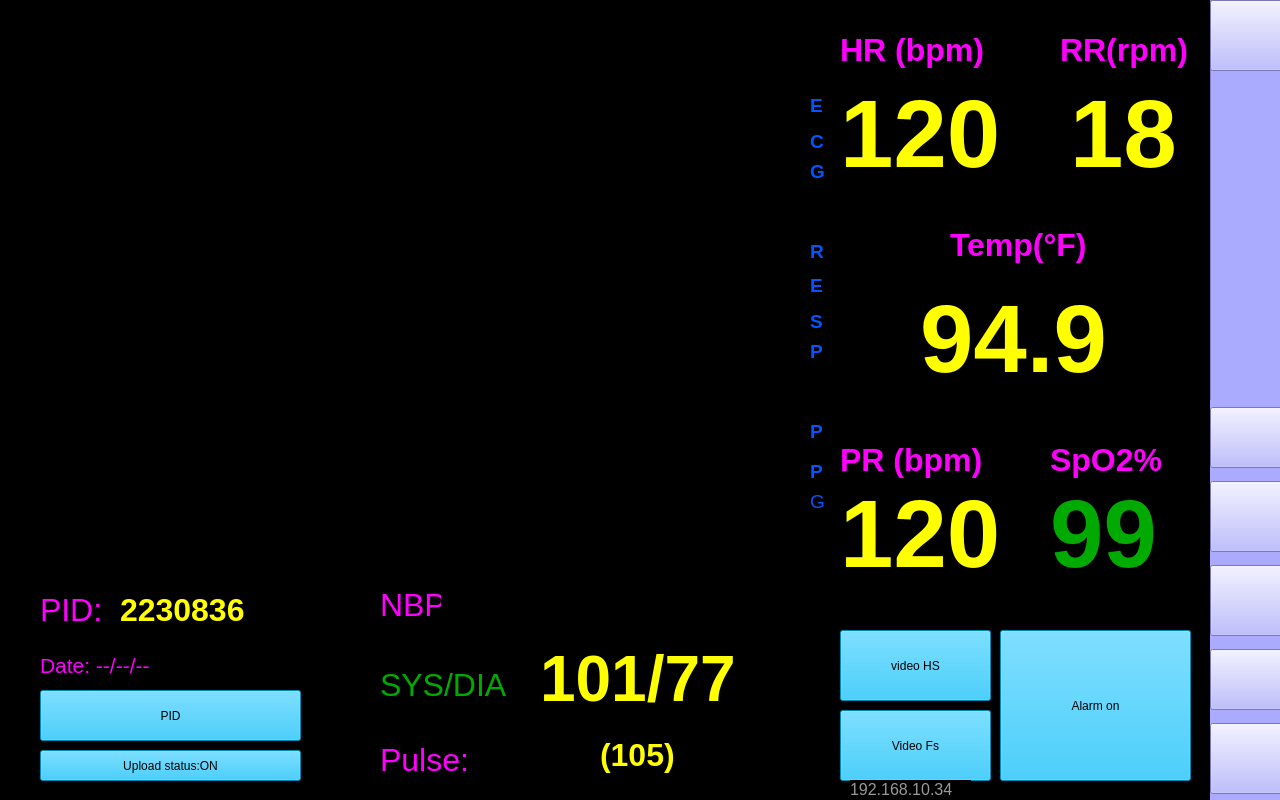
 <widget class="QWidget" name="Form">
  <property name="geometry">
   <rect>
    <x>0</x>
    <y>0</y>
    <width>1280</width>
    <height>800</height>
   </rect>
  </property>
  <property name="windowTitle">
   <string>Form</string>
  </property>
  <property name="styleSheet">
   <string notr="true">background-color:Black;</string>
  </property>
  <widget class="QFrame" name="frame">
   <property name="geometry">
    <rect>
     <x>20</x>
     <y>50</y>
     <width>781</width>
     <height>151</height>
    </rect>
   </property>
   <property name="frameShape">
    <enum>QFrame::StyledPanel</enum>
   </property>
   <property name="frameShadow">
    <enum>QFrame::Raised</enum>
   </property>
  </widget>
  <widget class="QLabel" name="label">
   <property name="geometry">
    <rect>
     <x>840</x>
     <y>20</y>
     <width>161</width>
     <height>61</height>
    </rect>
   </property>
   <property name="styleSheet">
    <string notr="true">color: rgb(255, 0, 255);</string>
   </property>
   <property name="text">
    <string>&lt;html&gt;&lt;head/&gt;&lt;body&gt;&lt;p&gt;&lt;span style=&quot; font-size:24pt; font-weight:600;&quot;&gt;HR (bpm)&lt;/span&gt;&lt;/p&gt;&lt;/body&gt;&lt;/html&gt;</string>
   </property>
  </widget>
  <widget class="QLabel" name="label_2">
   <property name="geometry">
    <rect>
     <x>1060</x>
     <y>20</y>
     <width>141</width>
     <height>61</height>
    </rect>
   </property>
   <property name="styleSheet">
    <string notr="true">color: rgb(255, 0, 255);
font: 75 26pt &quot;MS Shell Dlg 2&quot;;</string>
   </property>
   <property name="text">
    <string>&lt;html&gt;&lt;head/&gt;&lt;body&gt;&lt;p&gt;&lt;span style=&quot; font-size:24pt; font-weight:600;&quot;&gt;RR(rpm)&lt;/span&gt;&lt;/p&gt;&lt;/body&gt;&lt;/html&gt;</string>
   </property>
  </widget>
  <widget class="QLabel" name="label_3">
   <property name="geometry">
    <rect>
     <x>840</x>
     <y>430</y>
     <width>161</width>
     <height>61</height>
    </rect>
   </property>
   <property name="styleSheet">
    <string notr="true">color: rgb(255, 0, 255);</string>
   </property>
   <property name="text">
    <string>&lt;html&gt;&lt;head/&gt;&lt;body&gt;&lt;p&gt;&lt;span style=&quot; font-size:24pt; font-weight:600;&quot;&gt;PR (bpm)&lt;/span&gt;&lt;/p&gt;&lt;/body&gt;&lt;/html&gt;</string>
   </property>
  </widget>
  <widget class="QLabel" name="label_4">
   <property name="geometry">
    <rect>
     <x>1050</x>
     <y>430</y>
     <width>131</width>
     <height>61</height>
    </rect>
   </property>
   <property name="styleSheet">
    <string notr="true">color: rgb(255, 0, 255);</string>
   </property>
   <property name="text">
    <string>&lt;html&gt;&lt;head/&gt;&lt;body&gt;&lt;p&gt;&lt;span style=&quot; font-size:24pt; font-weight:600;&quot;&gt;SpO2%&lt;/span&gt;&lt;/p&gt;&lt;/body&gt;&lt;/html&gt;</string>
   </property>
  </widget>
  <widget class="QLabel" name="label_5">
   <property name="geometry">
    <rect>
     <x>950</x>
     <y>210</y>
     <width>161</width>
     <height>71</height>
    </rect>
   </property>
   <property name="styleSheet">
    <string notr="true">color: rgb(255, 0, 255);</string>
   </property>
   <property name="text">
    <string>&lt;html&gt;&lt;head/&gt;&lt;body&gt;&lt;p&gt;&lt;span style=&quot; font-size:24pt; font-weight:600;&quot;&gt;Temp(°F)&lt;/span&gt;&lt;/p&gt;&lt;/body&gt;&lt;/html&gt;</string>
   </property>
  </widget>
  <widget class="QLabel" name="label_6">
   <property name="geometry">
    <rect>
     <x>40</x>
     <y>590</y>
     <width>71</width>
     <height>41</height>
    </rect>
   </property>
   <property name="styleSheet">
    <string notr="true">color: rgb(255, 0, 255);</string>
   </property>
   <property name="text">
    <string>&lt;html&gt;&lt;head/&gt;&lt;body&gt;&lt;p&gt;&lt;span style=&quot; font-size:24pt;&quot;&gt;PID:&lt;/span&gt;&lt;/p&gt;&lt;/body&gt;&lt;/html&gt;</string>
   </property>
  </widget>
  <widget class="QLabel" name="label_7">
   <property name="geometry">
    <rect>
     <x>380</x>
     <y>580</y>
     <width>61</width>
     <height>51</height>
    </rect>
   </property>
   <property name="styleSheet">
    <string notr="true">color: rgb(255, 0, 255);</string>
   </property>
   <property name="text">
    <string>&lt;html&gt;&lt;head/&gt;&lt;body&gt;&lt;p&gt;&lt;span style=&quot; font-size:24pt;&quot;&gt;NBP&lt;/span&gt;&lt;/p&gt;&lt;/body&gt;&lt;/html&gt;</string>
   </property>
  </widget>
  <widget class="QLabel" name="label_8">
   <property name="geometry">
    <rect>
     <x>40</x>
     <y>650</y>
     <width>121</width>
     <height>31</height>
    </rect>
   </property>
   <property name="styleSheet">
    <string notr="true">color: rgb(255, 0, 255);</string>
   </property>
   <property name="text">
    <string>&lt;html&gt;&lt;head/&gt;&lt;body&gt;&lt;p&gt;&lt;span style=&quot; font-size:16pt;&quot;&gt;Date: --/--/--&lt;/span&gt;&lt;/p&gt;&lt;/body&gt;&lt;/html&gt;</string>
   </property>
  </widget>
  <widget class="QLabel" name="label_9">
   <property name="geometry">
    <rect>
     <x>380</x>
     <y>660</y>
     <width>131</width>
     <height>51</height>
    </rect>
   </property>
   <property name="styleSheet">
    <string notr="true">color: rgb(0, 170, 0);</string>
   </property>
   <property name="text">
    <string>&lt;html&gt;&lt;head/&gt;&lt;body&gt;&lt;p&gt;&lt;span style=&quot; font-size:24pt;&quot;&gt;SYS/DIA&lt;/span&gt;&lt;/p&gt;&lt;/body&gt;&lt;/html&gt;</string>
   </property>
  </widget>
  <widget class="QLabel" name="label_10">
   <property name="geometry">
    <rect>
     <x>380</x>
     <y>740</y>
     <width>91</width>
     <height>41</height>
    </rect>
   </property>
   <property name="styleSheet">
    <string notr="true">color: rgb(255, 0, 255);</string>
   </property>
   <property name="text">
    <string>&lt;html&gt;&lt;head/&gt;&lt;body&gt;&lt;p&gt;&lt;span style=&quot; font-size:24pt;&quot;&gt;Pulse:&lt;/span&gt;&lt;/p&gt;&lt;/body&gt;&lt;/html&gt;</string>
   </property>
  </widget>
  <widget class="QPushButton" name="pushButton">
   <property name="geometry">
    <rect>
     <x>840</x>
     <y>630</y>
     <width>151</width>
     <height>71</height>
    </rect>
   </property>
   <property name="styleSheet">
    <string notr="true">background-color:DeepSkyBlue;
font: 14pt &quot;MS Shell Dlg 2&quot;;
</string>
   </property>
   <property name="text">
    <string>video HS</string>
   </property>
  </widget>
  <widget class="QPushButton" name="pushButton_2">
   <property name="geometry">
    <rect>
     <x>840</x>
     <y>710</y>
     <width>151</width>
     <height>71</height>
    </rect>
   </property>
   <property name="styleSheet">
    <string notr="true">background-color:DeepSkyBlue;
font: 14pt &quot;MS Shell Dlg 2&quot;;
</string>
   </property>
   <property name="text">
    <string>Video Fs</string>
   </property>
  </widget>
  <widget class="QPushButton" name="pushButton_3">
   <property name="geometry">
    <rect>
     <x>1000</x>
     <y>630</y>
     <width>191</width>
     <height>151</height>
    </rect>
   </property>
   <property name="styleSheet">
    <string notr="true">background-color:DeepSkyBlue;
font: 75 14pt &quot;MS Shell Dlg 2&quot;;


</string>
   </property>
   <property name="text">
    <string>Alarm on</string>
   </property>
  </widget>
  <widget class="QPushButton" name="pushButton_4">
   <property name="geometry">
    <rect>
     <x>40</x>
     <y>690</y>
     <width>261</width>
     <height>51</height>
    </rect>
   </property>
   <property name="styleSheet">
    <string notr="true">background-color:DeepSkyBlue;
font: 14pt &quot;MS Shell Dlg 2&quot;;
</string>
   </property>
   <property name="text">
    <string>PID</string>
   </property>
  </widget>
  <widget class="QPushButton" name="pushButton_5">
   <property name="geometry">
    <rect>
     <x>40</x>
     <y>750</y>
     <width>261</width>
     <height>31</height>
    </rect>
   </property>
   <property name="styleSheet">
    <string notr="true">background-color:DeepSkyBlue;
font: 9pt &quot;MS Shell Dlg 2&quot;;
</string>
   </property>
   <property name="text">
    <string>Upload status:ON</string>
   </property>
  </widget>
  <widget class="QLabel" name="label_11">
   <property name="geometry">
    <rect>
     <x>120</x>
     <y>580</y>
     <width>151</width>
     <height>61</height>
    </rect>
   </property>
   <property name="styleSheet">
    <string notr="true">color: rgb(255, 255, 0); font: 26pt "MS Shell Dlg 2"; font-weight: bold;</string>
   </property>
   <property name="text">
    <string>&lt;html&gt;&lt;head/&gt;&lt;body&gt;&lt;p&gt;&lt;span style=&quot; font-size:24pt; font-weight:600;&quot;&gt;2230836&lt;/span&gt;&lt;/p&gt;&lt;/body&gt;&lt;/html&gt;</string>
   </property>
  </widget>
  <widget class="QLabel" name="label_12">
   <property name="geometry">
    <rect>
     <x>540</x>
     <y>640</y>
     <width>251</width>
     <height>81</height>
    </rect>
   </property>
   <property name="styleSheet">
    <string notr="true">color: rgb(255, 255, 0);  font: 30pt "MS Shell Dlg 2"; font-weight: bold;</string>
   </property>
   <property name="text">
    <string>&lt;html&gt;&lt;head/&gt;&lt;body&gt;&lt;p&gt;&lt;span style=&quot; font-size:48pt; font-weight:600;&quot;&gt;101/77&lt;/span&gt;&lt;/p&gt;&lt;/body&gt;&lt;/html&gt;</string>
   </property>
  </widget>
  <widget class="QLabel" name="label_13">
   <property name="geometry">
    <rect>
     <x>600</x>
     <y>730</y>
     <width>120</width>
     <height>51</height>
    </rect>
   </property>
   <property name="styleSheet">
    <string notr="true">color: rgb(255, 255, 0); font: 30pt "MS Shell Dlg 2"; font-weight: bold;</string>
   </property>
   <property name="text">
    <string>&lt;html&gt;&lt;head/&gt;&lt;body&gt;&lt;p&gt;&lt;span style=&quot; font-size:24pt; font-weight:600;&quot;&gt;(105)&lt;/span&gt;&lt;/p&gt;&lt;/body&gt;&lt;/html&gt;</string>
   </property>
  </widget>
  <widget class="QLabel" name="label_14">
   <property name="geometry">
    <rect>
     <x>840</x>
     <y>80</y>
     <width>181</width>
     <height>101</height>
    </rect>
   </property>
   <property name="styleSheet">
    <string notr="true">color: rgb(255, 255, 0); font: 72pt "MS Shell Dlg 2"; font-weight: bold;</string>
   </property>
   <property name="text">
    <string>&lt;html&gt;&lt;head/&gt;&lt;body&gt;&lt;p&gt;&lt;span style=&quot; font-size:72pt; font-weight:600;&quot;&gt;120&lt;/span&gt;&lt;/p&gt;&lt;/body&gt;&lt;/html&gt;</string>
   </property>
  </widget>
  <widget class="QLabel" name="label_15">
   <property name="geometry">
    <rect>
     <x>1070</x>
     <y>80</y>
     <width>131</width>
     <height>111</height>
    </rect>
   </property>
   <property name="styleSheet">
    <string notr="true">color: rgb(255, 255, 0); font: 77pt "MS Shell Dlg 2"; font-weight: bold;</string>
   </property>
   <property name="text">
    <string>&lt;html&gt;&lt;head/&gt;&lt;body&gt;&lt;p&gt;&lt;span style=&quot; font-size:72pt; font-weight:600;&quot;&gt;18&lt;/span&gt;&lt;/p&gt;&lt;/body&gt;&lt;/html&gt;</string>
   </property>
  </widget>
  <widget class="QLabel" name="label_16">
   <property name="geometry">
    <rect>
     <x>920</x>
     <y>270</y>
     <width>221</width>
     <height>141</height>
    </rect>
   </property>
   <property name="styleSheet">
    <string notr="true">color: rgb(255, 255, 0); font: 72pt "MS Shell Dlg 2"; font-weight: bold;</string>
   </property>
   <property name="text">
    <string>&lt;html&gt;&lt;head/&gt;&lt;body&gt;&lt;p&gt;&lt;span style=&quot; font-size:72pt; font-weight:600;&quot;&gt;94.9&lt;/span&gt;&lt;/p&gt;&lt;/body&gt;&lt;/html&gt;</string>
   </property>
  </widget>
  <widget class="QLabel" name="label_18">
   <property name="geometry">
    <rect>
     <x>810</x>
     <y>90</y>
     <width>20</width>
     <height>31</height>
    </rect>
   </property>
   <property name="styleSheet">
    <string notr="true">
color: rgb(0, 85, 255);</string>
   </property>
   <property name="text">
    <string>&lt;html&gt;&lt;head/&gt;&lt;body&gt;&lt;p&gt;&lt;span style=&quot; font-size:14pt; font-weight:600;&quot;&gt;E&lt;/span&gt;&lt;/p&gt;&lt;/body&gt;&lt;/html&gt;</string>
   </property>
  </widget>
  <widget class="QLabel" name="label_19">
   <property name="geometry">
    <rect>
     <x>810</x>
     <y>130</y>
     <width>21</width>
     <height>21</height>
    </rect>
   </property>
   <property name="styleSheet">
    <string notr="true">color: rgb(0, 85, 255);</string>
   </property>
   <property name="text">
    <string>&lt;html&gt;&lt;head/&gt;&lt;body&gt;&lt;p&gt;&lt;span style=&quot; font-size:14pt; font-weight:600;&quot;&gt;C&lt;/span&gt;&lt;/p&gt;&lt;/body&gt;&lt;/html&gt;</string>
   </property>
  </widget>
  <widget class="QLabel" name="label_20">
   <property name="geometry">
    <rect>
     <x>810</x>
     <y>160</y>
     <width>16</width>
     <height>21</height>
    </rect>
   </property>
   <property name="styleSheet">
    <string notr="true">color: rgb(0, 85, 255);</string>
   </property>
   <property name="text">
    <string>&lt;html&gt;&lt;head/&gt;&lt;body&gt;&lt;p&gt;&lt;span style=&quot; font-size:14pt; font-weight:600;&quot;&gt;G&lt;/span&gt;&lt;/p&gt;&lt;/body&gt;&lt;/html&gt;</string>
   </property>
  </widget>
  <widget class="QLabel" name="label_21">
   <property name="geometry">
    <rect>
     <x>810</x>
     <y>240</y>
     <width>21</width>
     <height>21</height>
    </rect>
   </property>
   <property name="styleSheet">
    <string notr="true">color: rgb(0, 85, 255);</string>
   </property>
   <property name="text">
    <string>&lt;html&gt;&lt;head/&gt;&lt;body&gt;&lt;p&gt;&lt;span style=&quot; font-size:14pt; font-weight:600;&quot;&gt;R&lt;/span&gt;&lt;/p&gt;&lt;/body&gt;&lt;/html&gt;</string>
   </property>
  </widget>
  <widget class="QLabel" name="label_22">
   <property name="geometry">
    <rect>
     <x>810</x>
     <y>270</y>
     <width>16</width>
     <height>31</height>
    </rect>
   </property>
   <property name="styleSheet">
    <string notr="true">color: rgb(0, 85, 255);</string>
   </property>
   <property name="text">
    <string>&lt;html&gt;&lt;head/&gt;&lt;body&gt;&lt;p&gt;&lt;span style=&quot; font-size:14pt; font-weight:600;&quot;&gt;E&lt;/span&gt;&lt;/p&gt;&lt;/body&gt;&lt;/html&gt;</string>
   </property>
  </widget>
  <widget class="QLabel" name="label_23">
   <property name="geometry">
    <rect>
     <x>810</x>
     <y>310</y>
     <width>21</width>
     <height>21</height>
    </rect>
   </property>
   <property name="styleSheet">
    <string notr="true">color: rgb(0, 85, 255);</string>
   </property>
   <property name="text">
    <string>&lt;html&gt;&lt;head/&gt;&lt;body&gt;&lt;p&gt;&lt;span style=&quot; font-size:14pt; font-weight:600;&quot;&gt;S&lt;/span&gt;&lt;/p&gt;&lt;/body&gt;&lt;/html&gt;</string>
   </property>
  </widget>
  <widget class="QLabel" name="label_24">
   <property name="geometry">
    <rect>
     <x>810</x>
     <y>340</y>
     <width>16</width>
     <height>21</height>
    </rect>
   </property>
   <property name="styleSheet">
    <string notr="true">color: rgb(0, 85, 255);</string>
   </property>
   <property name="text">
    <string>&lt;html&gt;&lt;head/&gt;&lt;body&gt;&lt;p&gt;&lt;span style=&quot; font-size:14pt; font-weight:600;&quot;&gt;P&lt;/span&gt;&lt;/p&gt;&lt;/body&gt;&lt;/html&gt;</string>
   </property>
  </widget>
  <widget class="QLabel" name="label_25">
   <property name="geometry">
    <rect>
     <x>810</x>
     <y>420</y>
     <width>16</width>
     <height>21</height>
    </rect>
   </property>
   <property name="styleSheet">
    <string notr="true">color: rgb(0, 85, 255);</string>
   </property>
   <property name="text">
    <string>&lt;html&gt;&lt;head/&gt;&lt;body&gt;&lt;p&gt;&lt;span style=&quot; font-size:14pt; font-weight:600;&quot;&gt;P&lt;/span&gt;&lt;/p&gt;&lt;/body&gt;&lt;/html&gt;</string>
   </property>
  </widget>
  <widget class="QLabel" name="label_26">
   <property name="geometry">
    <rect>
     <x>810</x>
     <y>460</y>
     <width>16</width>
     <height>21</height>
    </rect>
   </property>
   <property name="styleSheet">
    <string notr="true">color: rgb(0, 85, 255);</string>
   </property>
   <property name="text">
    <string>&lt;html&gt;&lt;head/&gt;&lt;body&gt;&lt;p&gt;&lt;span style=&quot; font-size:14pt; font-weight:600;&quot;&gt;P&lt;/span&gt;&lt;/p&gt;&lt;/body&gt;&lt;/html&gt;</string>
   </property>
  </widget>
  <widget class="QLabel" name="label_27">
   <property name="geometry">
    <rect>
     <x>810</x>
     <y>490</y>
     <width>16</width>
     <height>21</height>
    </rect>
   </property>
   <property name="styleSheet">
    <string notr="true">color: rgb(0, 85, 255);</string>
   </property>
   <property name="text">
    <string>&lt;html&gt;&lt;head/&gt;&lt;body&gt;&lt;p&gt;&lt;span style=&quot; font-size:14pt;&quot;&gt;G&lt;/span&gt;&lt;/p&gt;&lt;/body&gt;&lt;/html&gt;</string>
   </property>
  </widget>
  <widget class="QLabel" name="label_28">
   <property name="geometry">
    <rect>
     <x>850</x>
     <y>780</y>
     <width>121</width>
     <height>16</height>
    </rect>
   </property>
   <property name="styleSheet">
    <string notr="true">
color: rgb(153, 153, 153);</string>
   </property>
   <property name="text">
    <string>&lt;html&gt;&lt;head/&gt;&lt;body&gt;&lt;p&gt;&lt;span style=&quot; font-size:12pt;&quot;&gt;192.168.10.34&lt;/span&gt;&lt;/p&gt;&lt;/body&gt;&lt;/html&gt;</string>
   </property>
  </widget>
  <widget class="QLabel" name="label_29">
   <property name="geometry">
    <rect>
     <x>840</x>
     <y>480</y>
     <width>181</width>
     <height>101</height>
    </rect>
   </property>
   <property name="styleSheet">
    <string notr="true">color: rgb(255, 255, 0); font: 72pt "MS Shell Dlg 2"; font-weight: bold;</string>
   </property>
   <property name="text">
    <string>&lt;html&gt;&lt;head/&gt;&lt;body&gt;&lt;p&gt;&lt;span style=&quot; font-size:72pt; font-weight:600;&quot;&gt;120&lt;/span&gt;&lt;/p&gt;&lt;/body&gt;&lt;/html&gt;</string>
   </property>
  </widget>
  <widget class="QLabel" name="label_32">
   <property name="geometry">
    <rect>
     <x>1050</x>
     <y>480</y>
     <width>121</width>
     <height>101</height>
    </rect>
   </property>
   <property name="styleSheet">
    <string notr="true">color: rgb(0, 170, 0); font: 72pt "MS Shell Dlg 2"; font-weight: bold;</string>
   </property>
   <property name="text">
    <string>&lt;html&gt;&lt;head/&gt;&lt;body&gt;&lt;p&gt;&lt;span style=&quot; font-size:72pt; font-weight:600;&quot;&gt;99&lt;/span&gt;&lt;/p&gt;&lt;/body&gt;&lt;/html&gt;</string>
   </property>
  </widget>
  <widget class="QWidget" name="verticalLayoutWidget">
   <property name="geometry">
    <rect>
     <x>1540</x>
     <y>0</y>
     <width>1282</width>
     <height>921</height>
    </rect>
   </property>
   <layout class="QVBoxLayout" name="verticalLayout"/>
  </widget>
  <widget class="QLabel" name="label_38">
   <property name="geometry">
    <rect>
     <x>1470</x>
     <y>910</y>
     <width>931</width>
     <height>121</height>
    </rect>
   </property>
   <property name="text">
    <string>TextLabel</string>
   </property>
  </widget>
  <widget class="QFrame" name="frame_3">
   <property name="geometry">
    <rect>
     <x>10</x>
     <y>220</y>
     <width>781</width>
     <height>151</height>
    </rect>
   </property>
   <property name="frameShape">
    <enum>QFrame::StyledPanel</enum>
   </property>
   <property name="frameShadow">
    <enum>QFrame::Raised</enum>
   </property>
  </widget>
  <widget class="QFrame" name="frame_4">
   <property name="geometry">
    <rect>
     <x>10</x>
     <y>390</y>
     <width>781</width>
     <height>151</height>
    </rect>
   </property>
   <property name="frameShape">
    <enum>QFrame::StyledPanel</enum>
   </property>
   <property name="frameShadow">
    <enum>QFrame::Raised</enum>
   </property>
  </widget>
  <widget class="QFrame" name="frame_2">
   <property name="geometry">
    <rect>
     <x>1210</x>
     <y>0</y>
     <width>71</width>
     <height>801</height>
    </rect>
   </property>
   <property name="styleSheet">
    <string notr="true">background-color:rgb(170, 170, 255)</string>
   </property>
   <property name="frameShape">
    <enum>QFrame::StyledPanel</enum>
   </property>
   <property name="frameShadow">
    <enum>QFrame::Raised</enum>
   </property>
   <widget class="QWidget" name="verticalLayoutWidget_2">
    <property name="geometry">
     <rect>
      <x>0</x>
      <y>400</y>
      <width>73</width>
      <height>401</height>
     </rect>
    </property>
    <layout class="QVBoxLayout" name="verticalLayout_2">
     <item>
      <widget class="QPushButton" name="pushButton_11">
       <property name="minimumSize">
        <size>
         <width>71</width>
         <height>61</height>
        </size>
       </property>
       <property name="styleSheet">
        <string notr="true">background-image: url("folder-invoices");</string>
       </property>
       <property name="text">
        <string/>
       </property>
      </widget>
     </item>
     <item>
      <widget class="QPushButton" name="pushButton_8">
       <property name="minimumSize">
        <size>
         <width>71</width>
         <height>71</height>
        </size>
       </property>
       <property name="styleSheet">
        <string notr="true">background-image: url("external-setting-startup-business-xnimrodx-lineal-color-xnimrodx");</string>
       </property>
       <property name="text">
        <string/>
       </property>
      </widget>
     </item>
     <item>
      <widget class="QPushButton" name="pushButton_9">
       <property name="minimumSize">
        <size>
         <width>71</width>
         <height>71</height>
        </size>
       </property>
       <property name="styleSheet">
        <string notr="true">background-image: url("external-global-marketing-xnimrodx-lineal-color-xnimrodx.png");</string>
       </property>
       <property name="text">
        <string/>
       </property>
      </widget>
     </item>
     <item>
      <widget class="QPushButton" name="pushButton_10">
       <property name="minimumSize">
        <size>
         <width>71</width>
         <height>61</height>
        </size>
       </property>
       <property name="styleSheet">
        <string notr="true">background-image: url("external-bell-casino-flaticons-lineal-color-flat-icons.png");</string>
       </property>
       <property name="text">
        <string/>
       </property>
      </widget>
     </item>
     <item>
      <widget class="QPushButton" name="pushButton_6">
       <property name="minimumSize">
        <size>
         <width>71</width>
         <height>71</height>
        </size>
       </property>
       <property name="styleSheet">
        <string notr="true">background-image: url("external-battery-level-personal-transportation-flaticons-flat-flat-icons (1).png");</string>
       </property>
       <property name="text">
        <string/>
       </property>
      </widget>
     </item>
    </layout>
   </widget>
   <widget class="QPushButton" name="pushButton_13">
    <property name="geometry">
     <rect>
      <x>0</x>
      <y>0</y>
      <width>75</width>
      <height>71</height>
     </rect>
    </property>
    <property name="styleSheet">
     <string notr="true">background-image: url("external-Add-round-icons-others-inmotus-design-2.png");</string>
    </property>
    <property name="text">
     <string/>
    </property>
   </widget>
  </widget>
  <zorder>frame</zorder>
  <zorder>label_2</zorder>
  <zorder>label_3</zorder>
  <zorder>label_4</zorder>
  <zorder>label_5</zorder>
  <zorder>label_6</zorder>
  <zorder>label_7</zorder>
  <zorder>label_8</zorder>
  <zorder>label_9</zorder>
  <zorder>label_10</zorder>
  <zorder>pushButton</zorder>
  <zorder>pushButton_2</zorder>
  <zorder>pushButton_3</zorder>
  <zorder>pushButton_4</zorder>
  <zorder>pushButton_5</zorder>
  <zorder>label_12</zorder>
  <zorder>label_13</zorder>
  <zorder>label_15</zorder>
  <zorder>label_16</zorder>
  <zorder>label_11</zorder>
  <zorder>label_14</zorder>
  <zorder>label</zorder>
  <zorder>label_18</zorder>
  <zorder>label_19</zorder>
  <zorder>label_20</zorder>
  <zorder>label_21</zorder>
  <zorder>label_22</zorder>
  <zorder>label_23</zorder>
  <zorder>label_24</zorder>
  <zorder>label_25</zorder>
  <zorder>label_26</zorder>
  <zorder>label_27</zorder>
  <zorder>label_28</zorder>
  <zorder>label_29</zorder>
  <zorder>label_32</zorder>
  <zorder>verticalLayoutWidget</zorder>
  <zorder>label_38</zorder>
  <zorder>frame_3</zorder>
  <zorder>frame_4</zorder>
  <zorder>frame_2</zorder>
 </widget>
